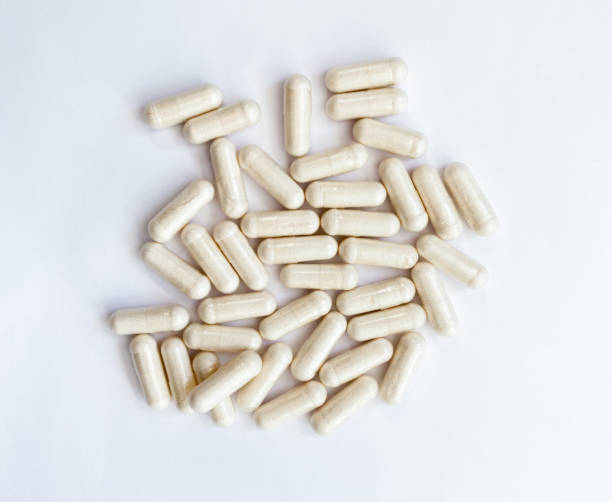
#> input picture images/raw/test_capsules_0.jpg, 612 x 502 px
$ python -i segmentation.py   (imports and definitions only)
#> lines starting #> are read from the running program, lines starting #| are printed output that depends on the picture; after the words box and inside, x2 and y2 are one past the last pixel; in counts of white or black regions, pixels touching at a corner belong together
#> further down, picture is the input picture: shape (502, 612, 3); mean B, G, R 225.1, 224.9, 224.8

import cv2
import numpy as np


# [10 lines left out: function create_thresholds, not called in this run]


def create_color_mask(image, min_component_area=100):
    """
    Enhance local contrast using CLAHE and create
    a foreground mask based on image brightness.
    """
#> called with min_component_area = 100

    # Convert image to LAB color space
    lab = cv2.cvtColor(image, cv2.COLOR_BGR2LAB)
#> lab: shape (502, 612, 3); mean of channels 0, 1, 2 228.2, 128.3, 127.9

    # Separate lightness and color information
    lightness, a, b = cv2.split(lab)
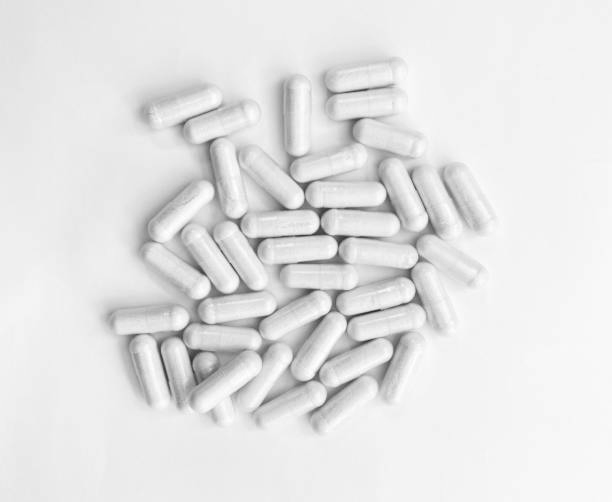
#> lightness: shape (502, 612); min 40, max 255, mean 228.2
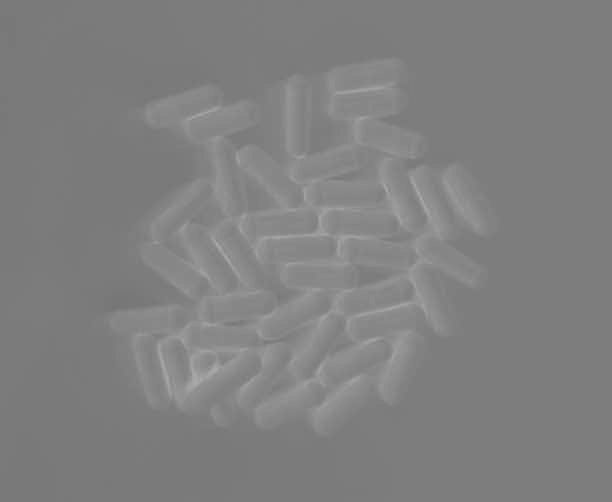
#> b: shape (502, 612); min 116, max 171, mean 127.9

    # Enhance local contrast in the lightness channel
    clahe = cv2.createCLAHE(
        clipLimit=2.0,
        tileGridSize=(8, 8)
    )

    enhanced_lightness = clahe.apply(lightness)
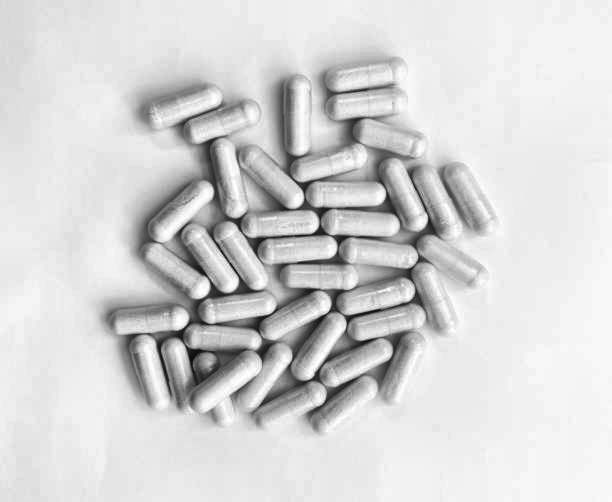
#> enhanced_lightness: shape (502, 612); min 12, max 255, mean 212.9

    # Smooth small variations
    enhanced_lightness = cv2.GaussianBlur(
        enhanced_lightness,
        (5, 5),
        0
    )

    # Adaptive thresholding
    color_mask = cv2.adaptiveThreshold(
        enhanced_lightness,
        255,
        cv2.ADAPTIVE_THRESH_GAUSSIAN_C,
        cv2.THRESH_BINARY,
        51,
        -5
    )
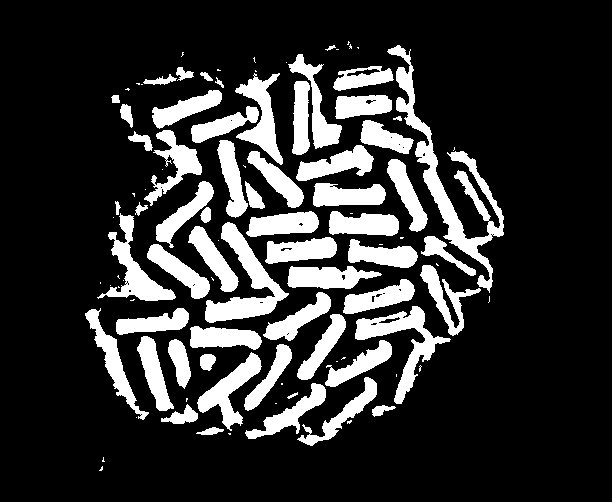
#> color_mask: shape (502, 612); 19.2% white; 102 white regions (43 under 20 px), largest, box (x1, y1, x2, y2) and area: (387, 45, 504, 293) 4663, (205, 222, 289, 323) 2750, (355, 306, 451, 404) 2353

    # Remove small isolated regions
    count, labels, stats, _ = cv2.connectedComponentsWithStats(
    color_mask,
    connectivity=8
    )
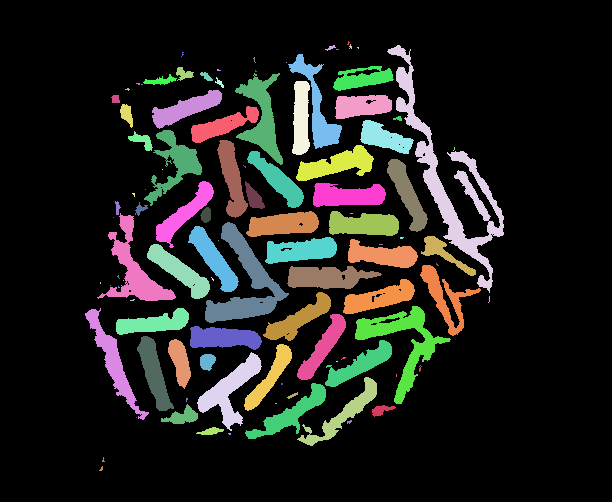
#> labels: shape (502, 612) int32; 103 distinct labels, from 0 to 102; one colour per label, 0 black
#> count = 103; stats = 103 rows, first 6: [0, 0, 612, 502, 248213], [347, 41, 3, 4, 6], [325, 45, 11, 6, 27], [349, 44, 3, 5, 9], [387, 45, 117, 248, 4663], [357, 47, 2, 2, 3]

    # Determine which components are large enough
    keep = stats[:, cv2.CC_STAT_AREA] >= min_component_area

    # Never include the background (component 0)
    keep[0] = False

    # Build the cleaned mask in one vectorized operation
    cleaned_mask = (keep[labels] * 255).astype(np.uint8)
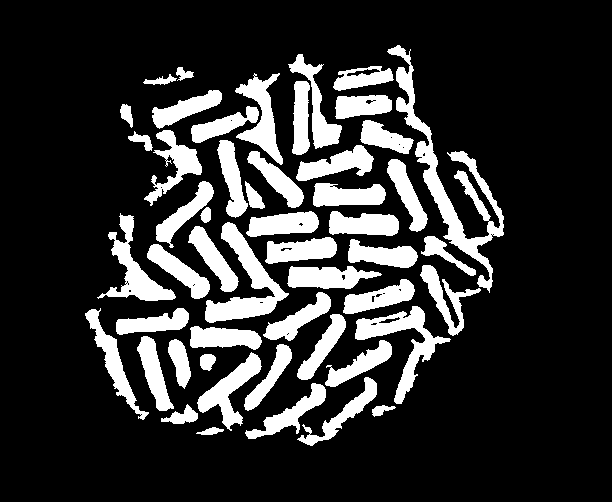
#> cleaned_mask: shape (502, 612); 19% white; 51 white regions, largest, box (x1, y1, x2, y2) and area: (387, 45, 504, 293) 4663, (205, 222, 289, 323) 2750, (355, 306, 451, 404) 2353

    return cleaned_mask


# [35 lines left out: functions fill_capsule_regions, find_contours, not called in this run]

>>> import cv2
>>> picture = cv2.imread('../../images/raw/test_capsules_0.jpg')
>>> result = create_color_mask(picture)

$ run again, on images/raw/test_capsules_1.jpg
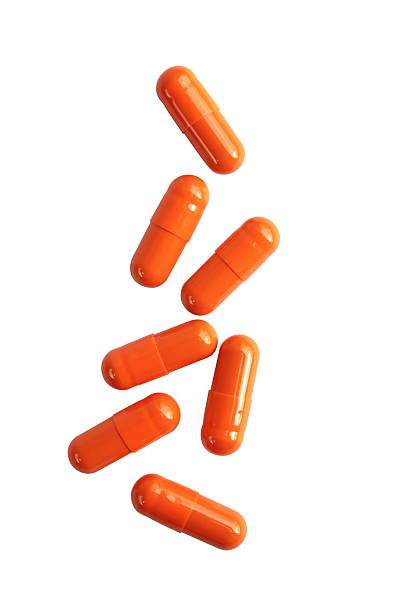
#> input picture images/raw/test_capsules_1.jpg, 408 x 612 px
#> picture is the input picture: shape (612, 408, 3); mean B, G, R 225.8, 232.7, 251.4
#> lab: shape (612, 408, 3); mean of channels 0, 1, 2 240.1, 134.8, 135.4
#> color_mask: shape (612, 408); 12.5% white; 40 white regions (18 under 20 px), largest, box (x1, y1, x2, y2) and area: (54, 54, 290, 564) 27574, (148, 483, 240, 534) 742, (178, 76, 237, 158) 728
#> in create_color_mask, `count, labels, stats, _ = cv2.connectedComponentsWithStats( color_mask..`:
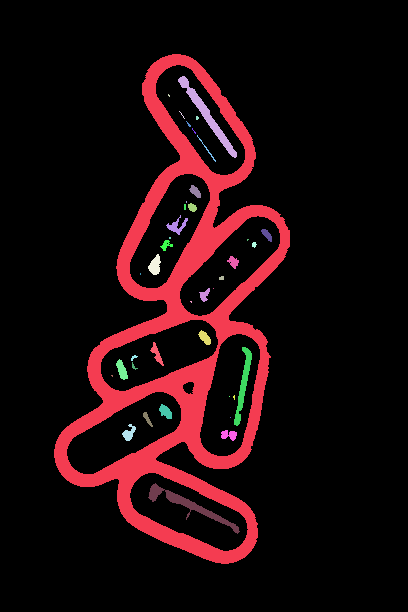
#> labels: shape (612, 408) int32; 41 distinct labels, from 0 to 40; one colour per label, 0 black
#> count = 41; stats = 41 rows, first 6: [0, 0, 408, 612, 218412], [54, 54, 236, 510, 27574], [178, 76, 59, 82, 728], [168, 94, 2, 3, 4], [179, 111, 6, 8, 8], [196, 116, 3, 4, 10]
#> in create_color_mask, `cleaned_mask = (keep[labels] * 255).astype(np.uint8)`:
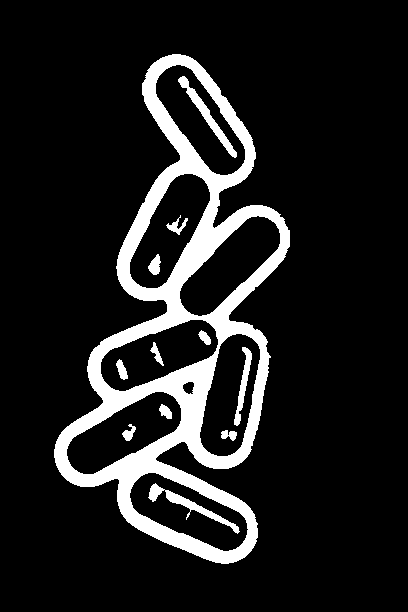
#> cleaned_mask: shape (612, 408); 12.2% white; 12 white regions, largest, box (x1, y1, x2, y2) and area: (54, 54, 290, 564) 27574, (148, 483, 240, 534) 742, (178, 76, 237, 158) 728

$ run again, on images/raw/test_capsules_2.jpg
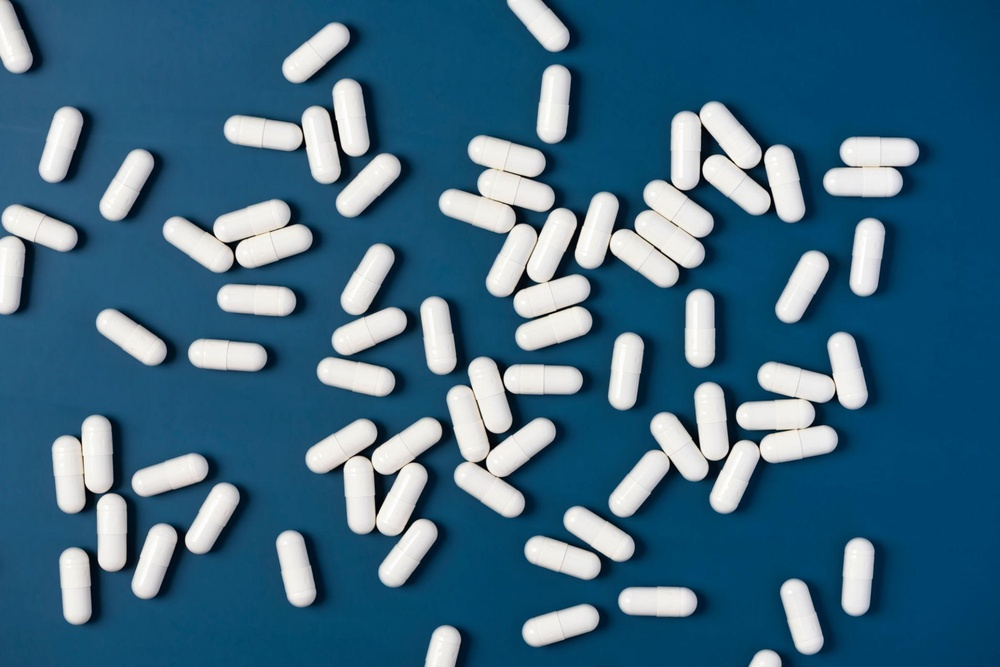
#> input picture images/raw/test_capsules_2.jpg, 1000 x 667 px, shrunk from 2048 x 1367 before the run
#> picture is the input picture: shape (667, 1000, 3); mean B, G, R 131, 105.9, 62.6
#> lab: shape (667, 1000, 3); mean of channels 0, 1, 2 107.7, 124.9, 109.7
#> color_mask: shape (667, 1000); 25.7% white; 492 white regions (287 under 20 px), largest, box (x1, y1, x2, y2) and area: (765, 145, 805, 222) 2084, (537, 65, 571, 143) 2073, (842, 538, 874, 616) 2059
#> in create_color_mask, `count, labels, stats, _ = cv2.connectedComponentsWithStats( color_mask..`:
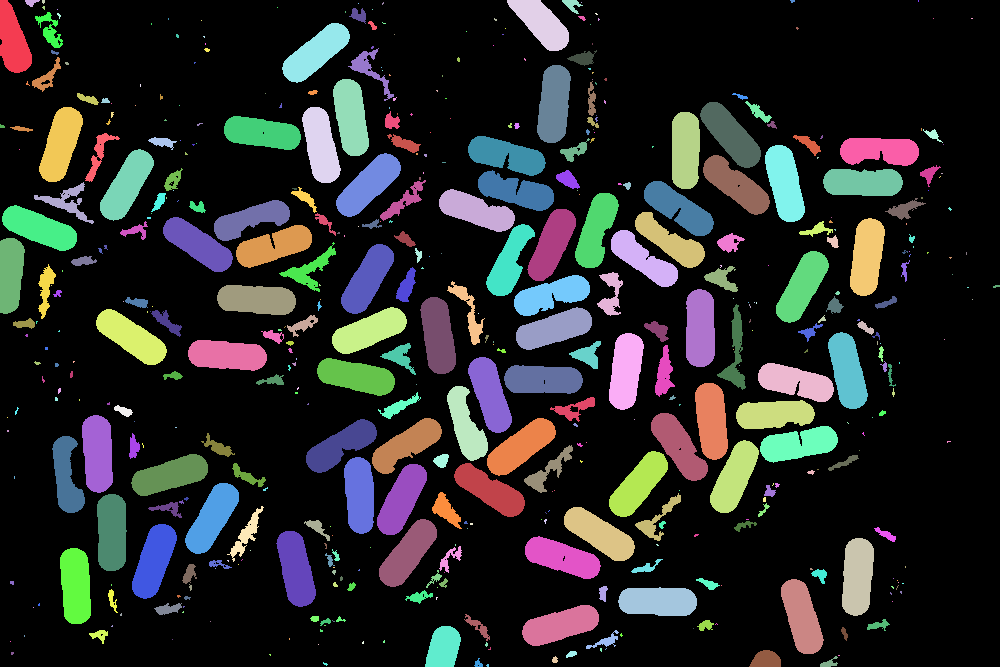
#> labels: shape (667, 1000) int32; 493 distinct labels, from 0 to 492; one colour per label, 0 black
#> count = 493; stats = 493 rows, first 6: [0, 0, 1000, 667, 495269], [0, 0, 32, 73, 1560], [25, 0, 15, 7, 61], [42, 0, 3, 4, 10], [507, 0, 62, 51, 1710], [562, 0, 21, 14, 136]
#> in create_color_mask, `cleaned_mask = (keep[labels] * 255).astype(np.uint8)`:
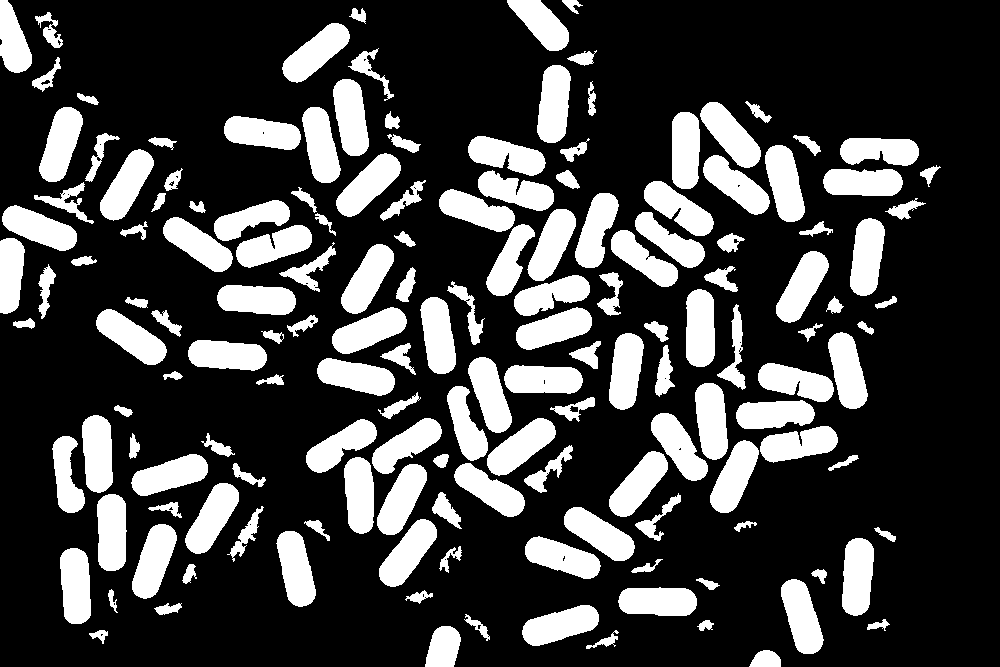
#> cleaned_mask: shape (667, 1000); 25.2% white; 158 white regions, largest, box (x1, y1, x2, y2) and area: (765, 145, 805, 222) 2084, (537, 65, 571, 143) 2073, (842, 538, 874, 616) 2059
